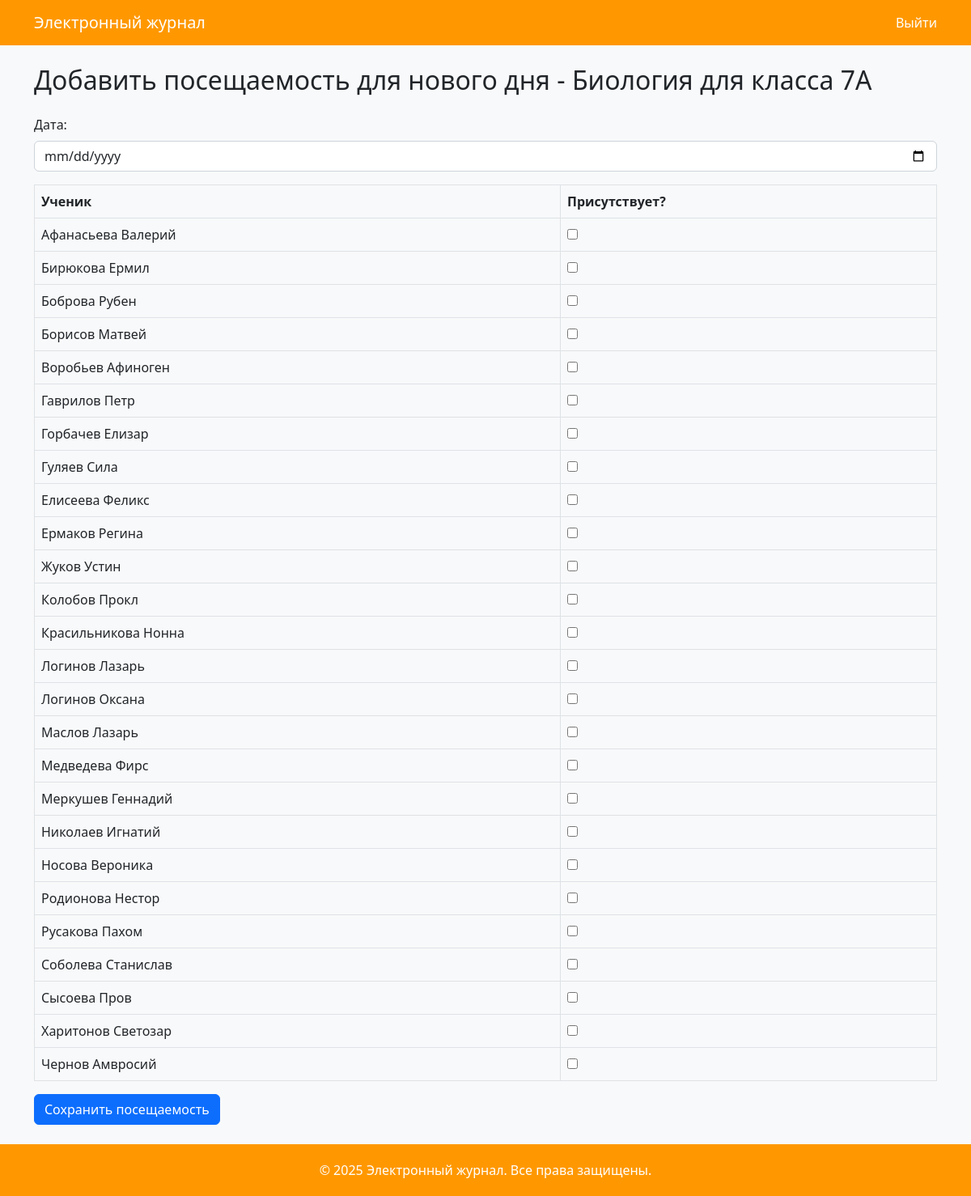
Screenshot of /journal/Биология/7А/attendance/add_date/ (signed in) with the database file from the repository.
### digital_diary/models.py (models this page shows, shortened)
class Student(models.Model):
    first_name = models.CharField("Имя", max_length=50)
    last_name = models.CharField("Фамилия", max_length=50)
    class_name = models.CharField("Класс", max_length=20)
    class Meta:
        indexes = [models.Index(fields=["class_name", "last_name", "first_name"])]
        ordering = ["class_name", "last_name", "first_name"]

### digital_diary/views.py (the view, shortened to what this page needs)
# urls.py: path('journal/<str:subject>/<str:class_name>/attendance/add_date/', views.attendance_add_date, name='attendance-add-date'),
@login_required
def attendance_add_date(request, subject, class_name):
    students = Student.objects.filter(class_name=class_name)
    return render(request, 'attendance_add_date.html', {
        'subject': subject,
        'class_name': class_name,
        'students': students,
    })

### digital_diary/templates/attendance_add_date.html (shortened to what this page needs)
{% extends "base.html" %}
{% block content %}
<h2 class="mb-4">Добавить посещаемость для нового дня - {{ subject }} для класса {{ class_name }}</h2>
<form method="post">
  <div class="mb-3">
    <label for="date" class="form-label">Дата:</label>
    <input type="date" id="date" name="date" class="form-control" required>
  </div>
  <table class="table table-bordered">
    <thead>
      <tr>
        <th>Ученик</th>
        <th>Присутствует?</th>
      </tr>
    </thead>
    <tbody>
      {% for student in students %}
      <tr>
        <td>{{ student.last_name }} {{ student.first_name }}</td>
        <td>
          <input type="checkbox" name="student_{{ student.id }}" id="student_{{ student.id }}">
        </td>
      </tr>
      {% endfor %}
    </tbody>
  </table>
  <button type="submit" class="btn btn-primary">Сохранить посещаемость</button>
</form>
{% endblock %}

### digital_diary/templates/base.html (style rules this page uses)
body { background: #f8f9fa; }

### rows the page displays
Student: last_name "Афанасьева", first_name "Валерий"
Student: last_name "Бирюкова", first_name "Ермил"
Student: last_name "Боброва", first_name "Рубен"
Student: last_name "Борисов", first_name "Матвей"
Student: last_name "Воробьев", first_name "Афиноген"
Student: last_name "Гаврилов", first_name "Петр"
Student: last_name "Горбачев", first_name "Елизар"
Student: last_name "Гуляев", first_name "Сила"
Student: last_name "Елисеева", first_name "Феликс"
Student: last_name "Ермаков", first_name "Регина"
Student: last_name "Жуков", first_name "Устин"
Student: last_name "Колобов", first_name "Прокл"
Student: last_name "Красильникова", first_name "Нонна"
Student: last_name "Логинов", first_name "Лазарь"
Student: last_name "Логинов", first_name "Оксана"
Student: last_name "Маслов", first_name "Лазарь"
Student: last_name "Медведева", first_name "Фирс"
Student: last_name "Меркушев", first_name "Геннадий"
Student: last_name "Николаев", first_name "Игнатий"
Student: last_name "Носова", first_name "Вероника"
Student: last_name "Родионова", first_name "Нестор"
Student: last_name "Русакова", first_name "Пахом"
Student: last_name "Соболева", first_name "Станислав"
Student: last_name "Сысоева", first_name "Пров"
Student: last_name "Харитонов", first_name "Светозар"
Student: last_name "Чернов", first_name "Амвросий"

### other values shown
{{ subject }} "Биология"
{{ class_name }} "7А"
